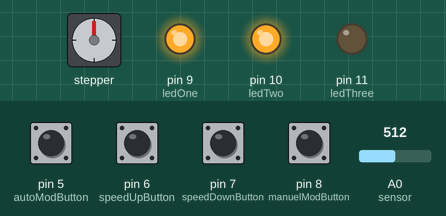
This sketch was run on a simulated Arduino Uno, built with avr-gcc and run on an emulated ATmega328P. Shown: stepper motor, output pins drawn as LEDs (lit = HIGH). Wiring (inferred from the names in the program): stepper motor driver (200 steps per turn assumed): step pin 3; direction pin 2. The inputs (shaded band) are chosen by the test bench; at power-on: pin 5 (autoModButton), pin 6 (speedUpButton), pin 7 (speedDownButton), pin 8 (manuelModButton) LOW, A0 (sensor) = 512. Pins used as bus, display or sensor lines are not drawn.

Above: at 1.2 s.
1.3 s: pin 6 (speedUpButton) pulled HIGH for 0.15 s
At 2.2 s:
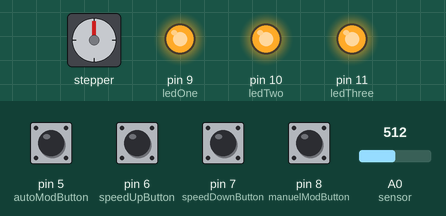
3.0 s: pin 7 (speedDownButton) pulled HIGH for 1 s
At 5.0 s:
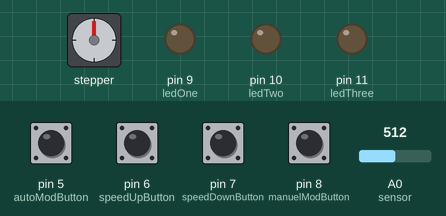
5.5 s: pin 8 (manuelModButton) pulled HIGH for 0.15 s
At 7.2 s:
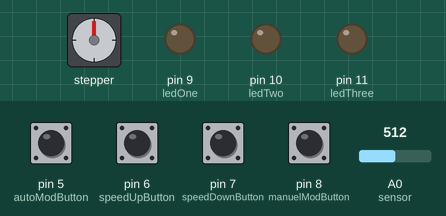
8.6 s: pin 6 (speedUpButton) pulled HIGH for 1 s
At 8.9 s:
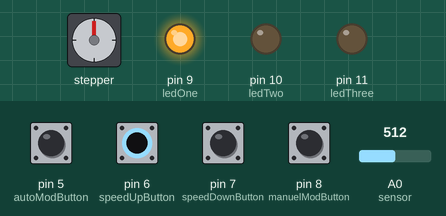
11.1 s: pin 8 (manuelModButton) pulled HIGH for 1 s
At 11.72 s:
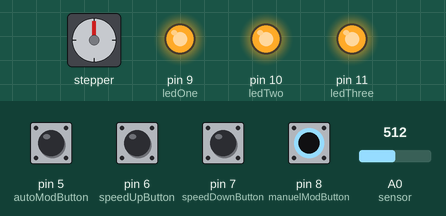
14.3 s: pin 7 (speedDownButton) pulled HIGH for 0.15 s
At 15.7 s:
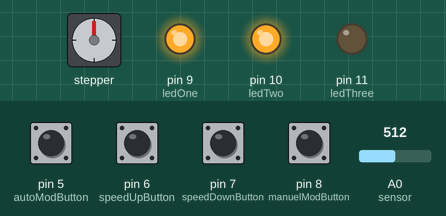
Timing chart, 0 to 17.0 s (numbered marks = the images above; inputs shaded):
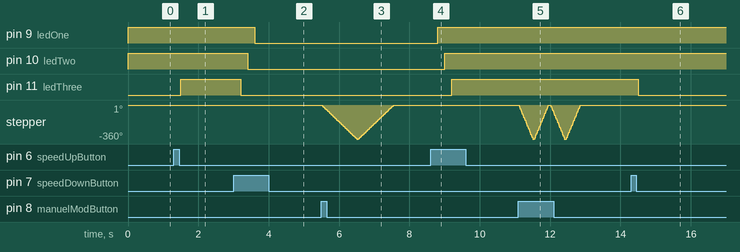

The sketch:

dcMotorController.ino
```cpp
// Define pin connections & motor's steps per revolution
const int dirPin = 2;
const int stepPin = 3;
const int stepsPerRevolution = 200;

const int sensor = A0 ;

int startDuration = 1500 ;

// Button Pins
int speedUpButton=6 ;
int speedDownButton=7 ;
int autoModButton=5 ;
int manuelModButton=8 ;
// Led Pins
int ledOne=9;
int ledTwo=10;
int ledThree=11;

void setup()
{
  // Declare pins as Outputs
  pinMode(stepPin, OUTPUT);
  pinMode(dirPin, OUTPUT);
  pinMode(ledOne,OUTPUT);
  pinMode(ledTwo,OUTPUT);
  pinMode(ledThree,OUTPUT);
  // Declare pins as Inputs
  pinMode(speedUpButton,INPUT);
  pinMode(speedDownButton,INPUT);
  pinMode(autoModButton,INPUT);
  pinMode(manuelModButton,INPUT);
}
void loop()
{

  // ----> Speed Settings

  static int duration = startDuration;

  int speedUpButtonState=digitalRead(speedUpButton);
  int speedDownButtonState=digitalRead(speedDownButton);

  if (speedUpButtonState == HIGH){

      if (duration > 1000) {
      duration -= 500 ;
      delay(200);
      }
  }
   if (speedDownButtonState == HIGH){

      if (duration < 2500) {
      duration += 500 ;
      delay(200);
      }

  }

  // ----> Led Settings

  if (duration == 1000){
    digitalWrite(ledOne,HIGH);
    digitalWrite(ledTwo,HIGH);
    digitalWrite(ledThree,HIGH);
  }else if (duration == 1500){
    digitalWrite(ledOne,HIGH);
    digitalWrite(ledTwo,HIGH);
    digitalWrite(ledThree,LOW);
  }else if (duration == 2000){
    digitalWrite(ledOne,HIGH);
    digitalWrite(ledTwo,LOW);
    digitalWrite(ledThree,LOW);
  }else if (duration == 2500){
    digitalWrite(ledOne,LOW);
    digitalWrite(ledTwo,LOW);
    digitalWrite(ledThree,LOW);
  }

  // ----> Mod select
  int autoModButtonState=digitalRead(autoModButton);
  int manuelModButtonState=digitalRead(manuelModButton);
  int level=analogRead(sensor);

  unsigned long baslangicZamani = millis(); // ----> Time Settings

  if (autoModButtonState == HIGH){ // ----> Auto Mod

      if (level > 1000){ // Sound Level

        for (unsigned long gecenZaman = 0; gecenZaman < 300000; gecenZaman = millis() - baslangicZamani) { // ----> Time Settings (5 Min)

        digitalWrite(dirPin, LOW); // Set motor direction clockwise

        // Spin motor
        for(int x = 0; x < stepsPerRevolution; x++)
        {
          digitalWrite(stepPin, HIGH);
          delayMicroseconds(duration);
          digitalWrite(stepPin, LOW);
          delayMicroseconds(duration);
        }
        delay(50);
        digitalWrite(dirPin, HIGH); // Set motor direction counterclockwise

        // Spin motor
        for(int x = 0; x < stepsPerRevolution; x++)
        {
          digitalWrite(stepPin, HIGH);
          delayMicroseconds(duration);
          digitalWrite(stepPin, LOW);
          delayMicroseconds(duration);
        }
        delay(50);
      }
       delay(60000); // ----> Waiting Time
      }

  }else if (manuelModButtonState == HIGH){ // ----> Manuel Mod

  digitalWrite(dirPin, LOW); // Set motor direction clockwise

  // Spin motor
  for(int x = 0; x < stepsPerRevolution; x++)
  {
    digitalWrite(stepPin, HIGH);
    delayMicroseconds(duration);
    digitalWrite(stepPin, LOW);
    delayMicroseconds(duration);
  }
  delay(50);
  digitalWrite(dirPin, HIGH); // Set motor direction counterclockwise

  // Spin motor
  for(int x = 0; x < stepsPerRevolution; x++)
  {
    digitalWrite(stepPin, HIGH);
    delayMicroseconds(duration);
    digitalWrite(stepPin, LOW);
    delayMicroseconds(duration);
  }
  delay(50);
  }

}
```

Measured:
- after the input at 1.3 s, pin 11 (ledThree): LOW → HIGH after 0.20 s
- after the input at 3.0 s, pin 9 (ledOne): HIGH → LOW after 0.60 s; pin 10 (ledTwo): HIGH → LOW after 0.40 s; pin 11 (ledThree): HIGH → LOW after 0.20 s
- after the input at 5.5 s, stepper: turns 360° counter-clockwise in 1.0 s, then 360° clockwise in 1.0 s
- after the input at 8.6 s, pin 9 (ledOne): LOW → HIGH after 0.20 s; pin 10 (ledTwo): LOW → HIGH after 0.40 s; pin 11 (ledThree): LOW → HIGH after 0.60 s
- after the input at 11.1 s, stepper: turns 360° counter-clockwise in 0.40 s, then 360° clockwise in 0.40 s, then 360° counter-clockwise in 0.40 s, then 360° clockwise in 0.40 s
- after the input at 14.3 s, pin 11 (ledThree): HIGH → LOW after 0.20 s
